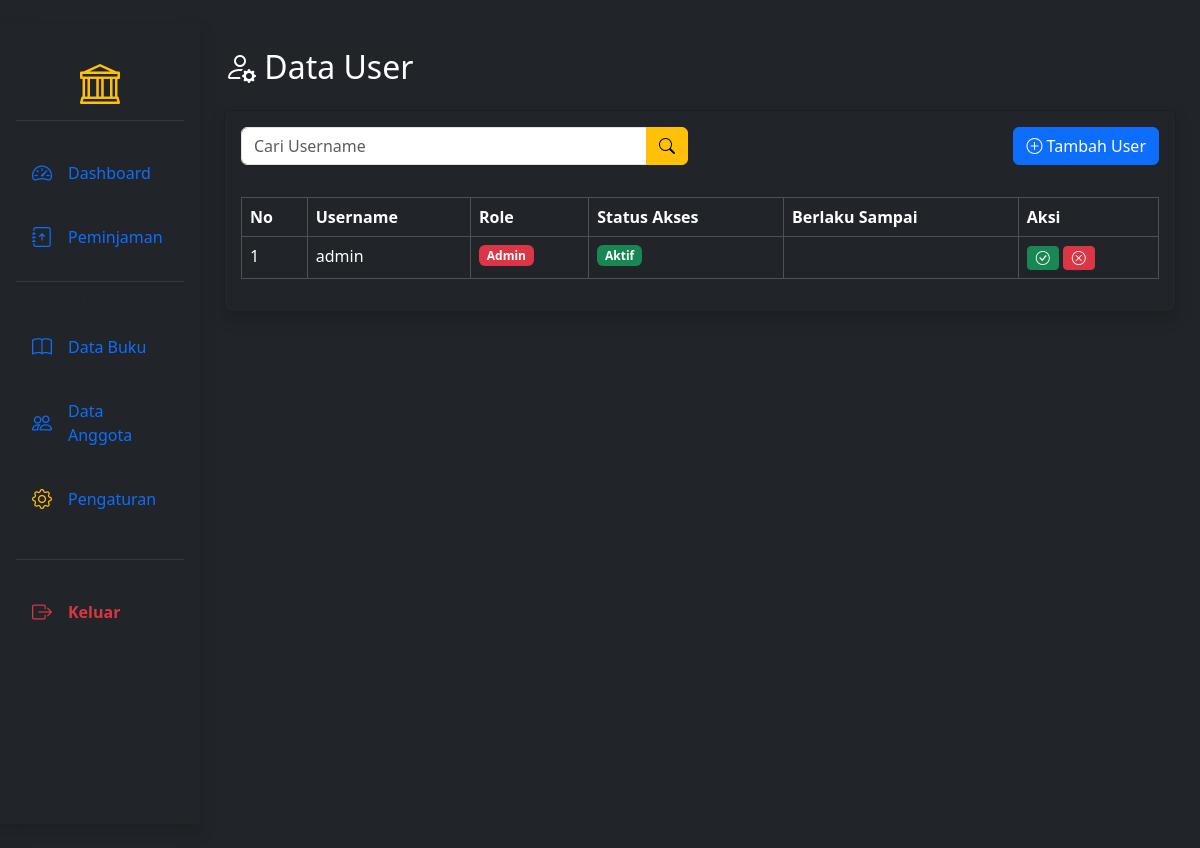
Screenshot of /data_user.php (signed in) with the database file from the repository.
### tables this page shows
CREATE TABLE IF NOT EXISTS `user` (
  `id` INT UNSIGNED NOT NULL AUTO_INCREMENT,
  `Username` VARCHAR(100) NOT NULL,
  `Password` VARCHAR(255) NOT NULL,
  `Role` VARCHAR(30) NOT NULL DEFAULT 'petugas',
  `akses_khusus` TINYINT(1) NOT NULL DEFAULT 0,
  `batas_akses` DATETIME NULL,
  PRIMARY KEY (`id`),
  UNIQUE KEY `uq_user_username` (`Username`)
);

### data_user.php (the view, shortened to what this page needs)
<?php
include 'config/koneksi.php';
$keyword = isset($_GET['keyword']) ? $_GET['keyword'] : '';
$query = mysqli_query($conn,"
SELECT * FROM user
WHERE Username LIKE '%$keyword%'
ORDER BY id DESC
");
?>
<!DOCTYPE html>
<html>
<head>
<link href="https://cdn.jsdelivr.net/npm/bootstrap@5.3.3/dist/css/bootstrap.min.css"
rel="stylesheet">
<link rel="stylesheet"
href="https://cdn.jsdelivr.net/npm/bootstrap-icons@1.11.3/font/bootstrap-icons.min.css">
</head>
<body class="bg-dark">
<div class="container-fluid">
<div class="row">
<?php include 'sidebar.php'; ?>
<div class="col-md-10">
<div class="container mt-4">
<h2 class="text-white mb-4">
<i class="bi bi-person-gear"></i>
Data User
</h2>
<div class="card bg-dark text-white shadow">
<div class="card-body">
<div class="row mb-3">
<div class="col-md-6">
<form method="GET">
<div class="input-group">
<input
type="text"
name="keyword"
class="form-control"
placeholder="Cari Username"
value="<?= $keyword ?>">
<button class="btn btn-warning">
<i class="bi bi-search"></i>
</button>
</div>
</form>
</div>
<div class="col-md-6 text-end">
<a href="tambah_user.php"
class="btn btn-primary">
<i class="bi bi-plus-circle"></i>
Tambah User
</a>
</div>
</div>
<div class="table-responsive">
<table class="table table-dark table-bordered table-hover">
<tr>
<th>No</th>
<th>Username</th>
<th>Role</th>
<th>Status Akses</th>
<th>Berlaku Sampai</th>
<th>Aksi</th>
</tr>
<?php
$no = 1;
while($data=mysqli_fetch_assoc($query)){
?>
<tr>
<td><?= $no++; ?></td>
<td><?= $data['Username']; ?></td>
<td>
<?php if($data['Role']=="admin"){ ?>
<span class="badge bg-danger">
Admin
</span>
<?php } else { ?>
<span class="badge bg-primary">
Petugas
</span>
<?php } ?>
</td>
<td>
<?php if($data['akses_khusus']==1){ ?>
<span class="badge bg-success">
Aktif
</span>
<?php } else { ?>
<span class="badge bg-danger">
Tidak Aktif
</span>
<?php } ?>
</td>
<td>
</td>
<td>
<a href="beri_akses.php?id=<?= $data['id']; ?>"
class="btn btn-success btn-sm">
<i class="bi bi-check-circle"></i>
</a>
<a href="cabut_akses.php?id=<?= $data['id']; ?>"
class="btn btn-danger btn-sm">
<i class="bi bi-x-circle"></i>
</a>
</td>
</tr>
<?php } ?>
</table>
</div>
</div>
</div>
</div>
</div>
</div>
</div>
</body>
</html>

### rows the page displays
user: Username "admin", Role "Admin", akses_khusus "Aktif"
